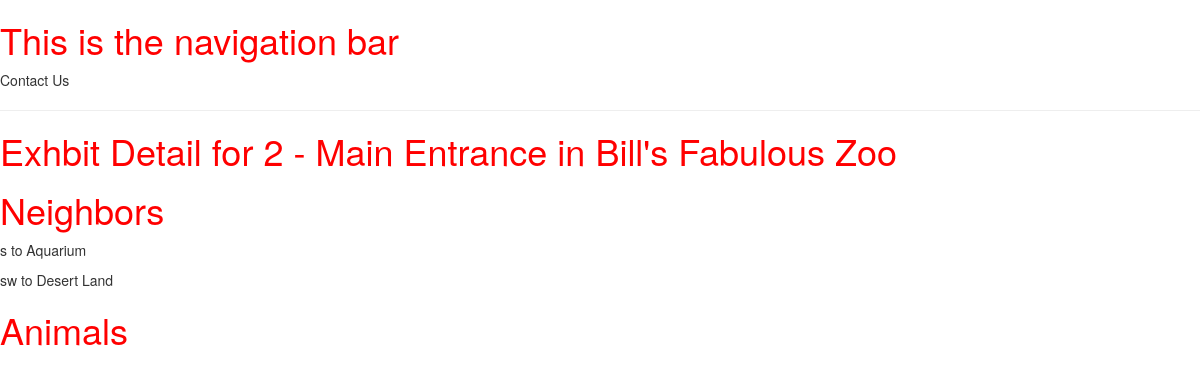
/zoo/exhibit/2, run on the app's committed database.
### zoo/models.py (models this page shows, shortened)
class Exhibit(models.Model):
	name = models.CharField(max_length=200, help_text="Enter Exhbit Name")
	zoo = models.ForeignKey('Zoo', on_delete=models.SET_NULL, null=True)

class Zoo(models.Model):
	name = models.CharField(max_length=200, help_text="Enter Zoo Name")
	logoFileName = models.CharField(max_length=200, help_text="Enter logo file name", null=True)

class ExhibitNeighbor(models.Model):
	fromExhibit = models.ForeignKey('Exhibit', on_delete=models.SET_NULL, null=True, related_name='fromExhibit')
	toExhibit = models.ForeignKey('Exhibit', on_delete=models.SET_NULL, null=True, related_name='toExhibit')
	CARDINAL = (
		('n', 'North'),
		('s', 'South'),
		('w', 'West'),
		('e', 'East'),
		('nw', 'Northwest'),
		('ne', 'Northeast'),
		('sw', 'Southwest'),
		('se', 'Southeast')
	)
	direction = models.CharField(max_length=2, choices=CARDINAL, help_text="Enter Direction", null=True, blank=True)

### zoo/views.py (the view)
# urls.py: path('exhibit/<int:pk>', views.ExhibitDetailView.as_view(), name='exhibitDetail'),
class ExhibitDetailView(generic.DetailView):
    model = Exhibit

### zoo/templates/zoo/exhibit_detail.html (shortened to what this page needs)
{% extends "base_generic.html" %}
{% block content %}
<h1>Exhbit Detail for {{ exhibit.id }} - {{ exhibit.name }} in {{ exhibit.zoo.name }}</h1>
<h1>Neighbors</h1>
{% for neighbor in exhibit.fromExhibit.all %}
  <p>{{ neighbor.direction }} to {{ neighbor.toExhibit.name }}
{% endfor %}
<h1>Animals</h1>
{% endblock %}

### zoo/static/css/styles.css (style rules this page uses)
h1 { color: red; }

### data on the page
Exhibit: id "2", name "Main Entrance", zoo.name "Bill's Fabulous Zoo"
ExhibitNeighbor: direction "s", toExhibit.name "Aquarium"
ExhibitNeighbor: direction "sw", toExhibit.name "Desert Land"
